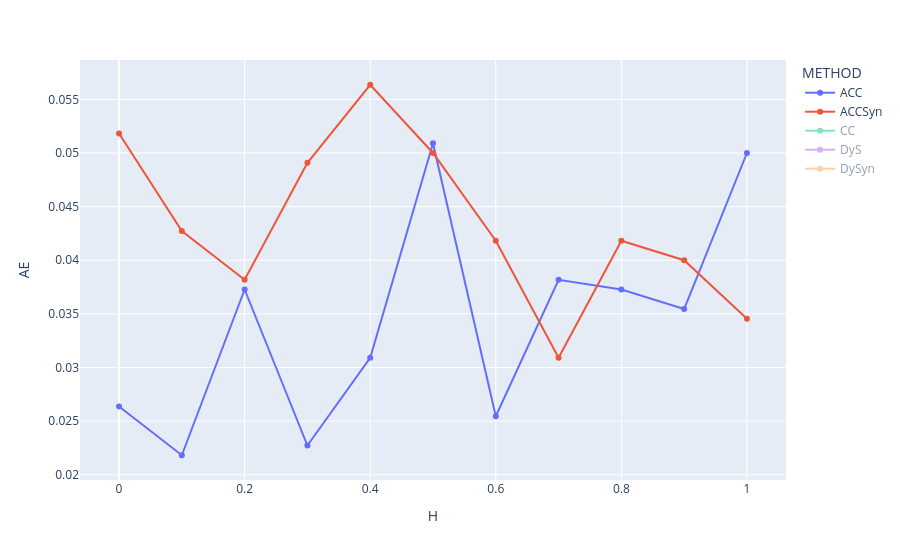

Notebook code cell kept with this figure:
### Code cell
# prompt: from grouped plot a line plot where H as x axis and AE as y axis grouped by Qnt

import plotly.express as px

grouped = results_df.groupby(['METHOD', 'H']).agg({'AE': 'mean'}).reset_index()

# Assuming 're' DataFrame is already defined as in your provided code.
# If not, replace this with the actual creation of the 're' DataFrame.

# Grouped results, calculating the mean of 'AE' for each combination of 'Qnt' and 'H'
#grouped = re.groupby(['Qnt', 'H']).agg({'AE': 'mean'}).reset_index()

# Create the grouped line plot
fig = px.line(grouped, x="H", y="AE", color="METHOD", markers=True)

# Update the visibility of traces to show only ACC and ACCSyn initially
for trace in fig.data:
    if trace.name not in ["ACC", "ACCSyn"]:
        trace.visible = "legendonly"

fig.show()

### Figure 1 — Plotly figure (JSON) as saved in the notebook; plotly's stock layout.template omitted (floating-point values rounded to 4 significant figures)
{"data": [{"hovertemplate": "METHOD=ACC<br>H=%{x}<br>AE=%{y}<extra></extra>", "legendgroup": "ACC", "line": {"color": "#636efa", "dash": "solid"}, "marker": {"symbol": "circle"}, "mode": "lines+markers", "name": "ACC", "orientation": "v", "showlegend": true, "type": "scatter", "x": [0.0, 0.1, 0.2, 0.3, 0.4, 0.5, 0.6, 0.7, 0.8, 0.9, 1.0], "xaxis": "x", "y": [0.02636, 0.02182, 0.03727, 0.02273, 0.03091, 0.05091, 0.02545, 0.03818, 0.03727, 0.03545, 0.05], "yaxis": "y"}, {"hovertemplate": "METHOD=ACCSyn<br>H=%{x}<br>AE=%{y}<extra></extra>", "legendgroup": "ACCSyn", "line": {"color": "#EF553B", "dash": "solid"}, "marker": {"symbol": "circle"}, "mode": "lines+markers", "name": "ACCSyn", "orientation": "v", "showlegend": true, "type": "scatter", "x": [0.0, 0.1, 0.2, 0.3, 0.4, 0.5, 0.6, 0.7, 0.8, 0.9, 1.0], "xaxis": "x", "y": [0.05182, 0.04273, 0.03818, 0.04909, 0.05636, 0.05, 0.04182, 0.03091, 0.04182, 0.04, 0.03455], "yaxis": "y"}, {"hovertemplate": "METHOD=CC<br>H=%{x}<br>AE=%{y}<extra></extra>", "legendgroup": "CC", "line": {"color": "#00cc96", "dash": "solid"}, "marker": {"symbol": "circle"}, "mode": "lines+markers", "name": "CC", "orientation": "v", "showlegend": true, "type": "scatter", "visible": "legendonly", "x": [0.0, 0.1, 0.2, 0.3, 0.4, 0.5, 0.6, 0.7, 0.8, 0.9, 1.0], "xaxis": "x", "y": [0.05182, 0.04273, 0.03818, 0.04909, 0.05636, 0.05, 0.04182, 0.03091, 0.04182, 0.04, 0.03455], "yaxis": "y"}, {"hovertemplate": "METHOD=DyS<br>H=%{x}<br>AE=%{y}<extra></extra>", "legendgroup": "DyS", "line": {"color": "#ab63fa", "dash": "solid"}, "marker": {"symbol": "circle"}, "mode": "lines+markers", "name": "DyS", "orientation": "v", "showlegend": true, "type": "scatter", "visible": "legendonly", "x": [0.0, 0.1, 0.2, 0.3, 0.4, 0.5, 0.6, 0.7, 0.8, 0.9, 1.0], "xaxis": "x", "y": [0.02364, 0.03091, 0.02, 0.01909, 0.03, 0.04455, 0.01818, 0.01273, 0.02182, 0.02273, 0.04091], "yaxis": "y"}, {"hovertemplate": "METHOD=DySyn<br>H=%{x}<br>AE=%{y}<extra></extra>", "legendgroup": "DySyn", "line": {"color": "#FFA15A", "dash": "solid"}, "marker": {"symbol": "circle"}, "mode": "lines+markers", "name": "DySyn", "orientation": "v", "showlegend": true, "type": "scatter", "visible": "legendonly", "x": [0.0, 0.1, 0.2, 0.3, 0.4, 0.5, 0.6, 0.7, 0.8, 0.9, 1.0], "xaxis": "x", "y": [0.08182, 0.05909, 0.06727, 0.07, 0.07455, 0.07182, 0.06727, 0.05545, 0.06455, 0.06364, 0.05545], "yaxis": "y"}], "layout": {"legend": {"title": {"text": "METHOD"}, "tracegroupgap": 0}, "margin": {"t": 60}, "xaxis": {"anchor": "y", "domain": [0, 1], "title": {"text": "H"}}, "yaxis": {"anchor": "x", "domain": [0, 1], "title": {"text": "AE"}}}}
